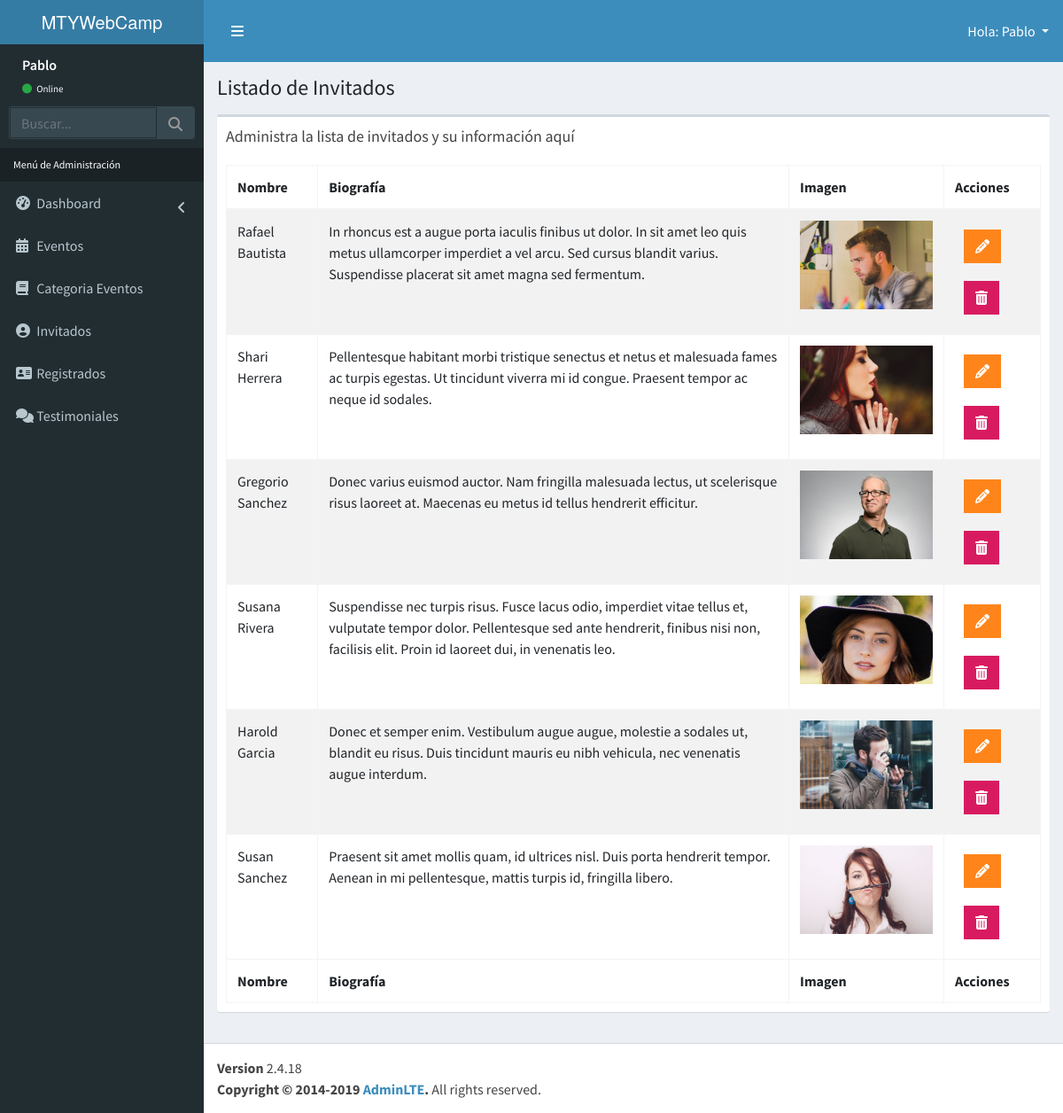
Screenshot of /admin/lista-invitados.php (signed in) with the database file from the repository.
### tables this page shows
CREATE TABLE IF NOT EXISTS `invitados` (
  `id_invitado` tinyint(4) NOT NULL AUTO_INCREMENT,
  `nombre_invitado` varchar(30) NOT NULL,
  `apellido_invitado` varchar(30) NOT NULL,
  `descripcion` text NOT NULL,
  `url_imagen` varchar(50) NOT NULL,
  `editado` datetime NOT NULL,
  PRIMARY KEY (`id_invitado`)
);

### admin/lista-invitados.php (the view, shortened to what this page needs)
<?php
  include_once 'templates/header.php';
  include_once 'funciones/funciones.php';
  include_once 'templates/barra.php';
  include_once 'templates/navegacion.php';
?>
  <div class="content-wrapper">
    <section class="content-header">
      <h1>
        Listado de Invitados
      </h1>
    </section>
    <section class="content">
      <div class="row">
        <div class="col-12">
          <div class="box">
            <div class="box-header">
              <h3 class="box-title">Administra la lista de invitados y su información aquí</h3>
            </div>
            <div class="box-body">
              <table id="registros" class="table table-bordered table-striped">
                <thead>
                <tr>
                  <th>Nombre</th>
                  <th>Biografía</th>
                  <th>Imagen</th>
                  <th>Acciones</th>
                </tr>
                </thead>
                <tbody>
                    <?php
                        try {
                            $sql = "SELECT * FROM invitados ";
                            $resultado = $conn->query($sql);
                        }catch(Exception $e){
                            $error = $e->getMessage();
                            echo $error;
                        }
                        while($invitado = $resultado->fetch_assoc()){ ?>
                            <tr>
                                <td><?php echo $invitado['nombre_invitado'] . " " . $invitado['apellido_invitado']; ?></td>
                                <td><?php echo $invitado['descripcion']; ?></td>
                                <td><img src="../img/invitados/<?php echo $invitado['url_imagen']; ?>" alt="imagen invitado" width="150"></td>
                                <td>
                                    <a href="editar-invitado.php?id=<?php echo $invitado['id_invitado']; ?>" class="btn bg-orange btn-flat margin">
                                      <i class="fa fa-pencil"></i>
                                    </a>
                                    <a href="#" data-id="<?php echo $invitado['id_invitado']; ?>" data-tipo="invitado" class="btn bg-maroon btn-flat margin borrar_registro">
                                      <i class="fa fa-trash"></i>
                                    </a>
                                </td>
                            </tr>
                        <?php } ?>
                </tbody>
                <tfoot>
                <tr>
                  <th>Nombre</th>
                  <th>Biografía</th>
                  <th>Imagen</th>
                  <th>Acciones</th>
                </tr>
                </tfoot>
              </table>
            </div>
          </div>
        </div>
      </div>
    </section>
  </div>
<?php include_once 'templates/footer.php'; ?>

### rows the page displays
invitados: nombre_invitado "Rafael", apellido_invitado "Bautista", descripcion "In rhoncus est a augue porta iaculis finibus ut dolor. In sit amet leo quis metus ullamcorper imperdiet a vel arcu. Sed cursus blandit varius. Suspendisse placerat sit amet magna sed fermentum.", url_imagen (picture)
invitados: nombre_invitado "Shari", apellido_invitado "Herrera", descripcion "Pellentesque habitant morbi tristique senectus et netus et malesuada fames ac turpis egestas. Ut tincidunt viverra mi id congue. Praesent tempor ac neque id sodales.", url_imagen (picture)
invitados: nombre_invitado "Gregorio", apellido_invitado "Sanchez", descripcion "Donec varius euismod auctor. Nam fringilla malesuada lectus, ut scelerisque risus laoreet at. Maecenas eu metus id tellus hendrerit efficitur.", url_imagen (picture)
invitados: nombre_invitado "Susana", apellido_invitado "Rivera", descripcion "Suspendisse nec turpis risus. Fusce lacus odio, imperdiet vitae tellus et, vulputate tempor dolor. Pellentesque sed ante hendrerit, finibus nisi non, facilisis elit. Proin id laoreet dui, in venenatis leo.", url_imagen (picture)
invitados: nombre_invitado "Harold", apellido_invitado "Garcia", descripcion "Donec et semper enim. Vestibulum augue augue, molestie a sodales ut, blandit eu risus. Duis tincidunt mauris eu nibh vehicula, nec venenatis augue interdum.", url_imagen (picture)
invitados: nombre_invitado "Susan", apellido_invitado "Sanchez", descripcion "Praesent sit amet mollis quam, id ultrices nisl. Duis porta hendrerit tempor. Aenean in mi pellentesque, mattis turpis id, fringilla libero.", url_imagen (picture)

### other values shown
$_SESSION['nombre'] "Pablo"
